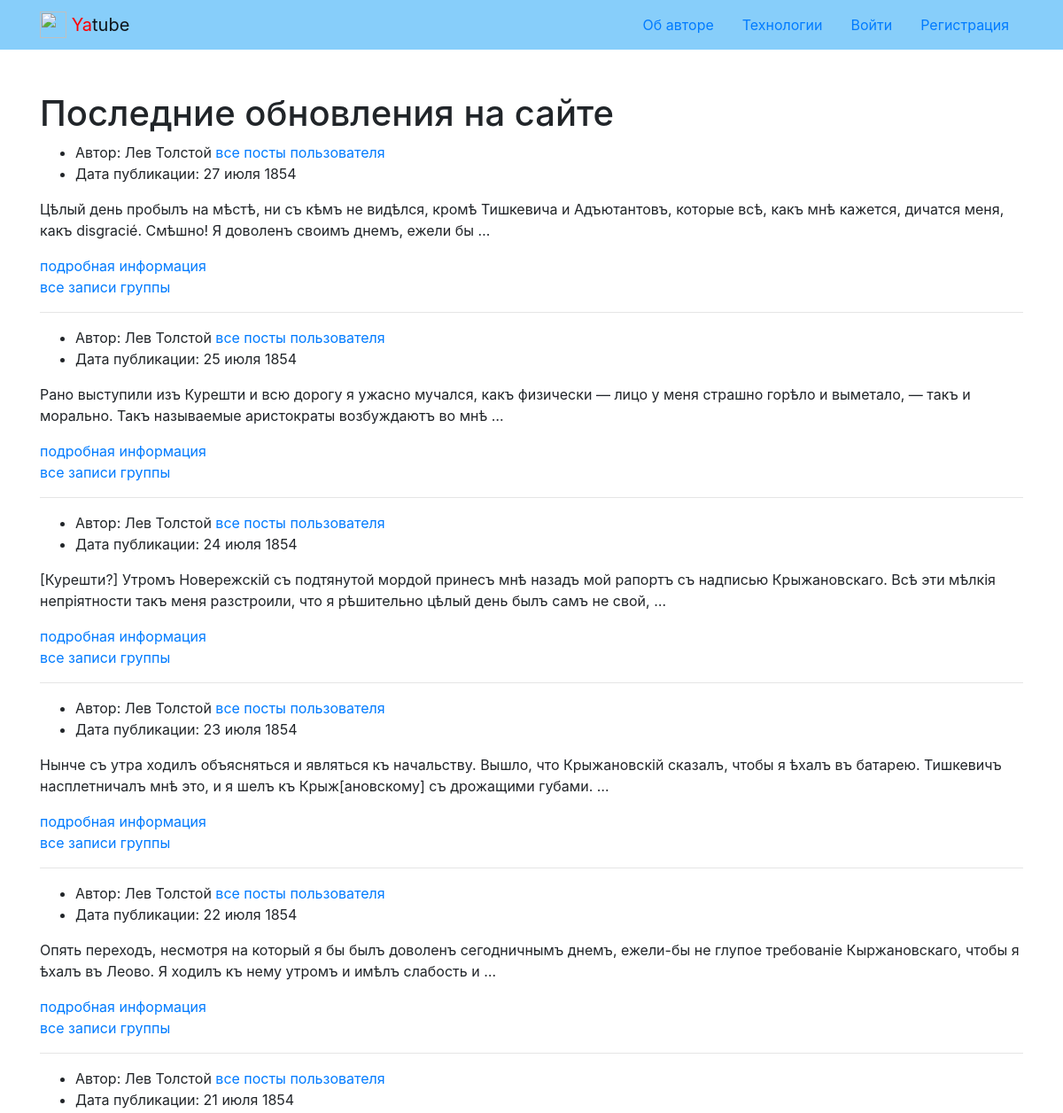
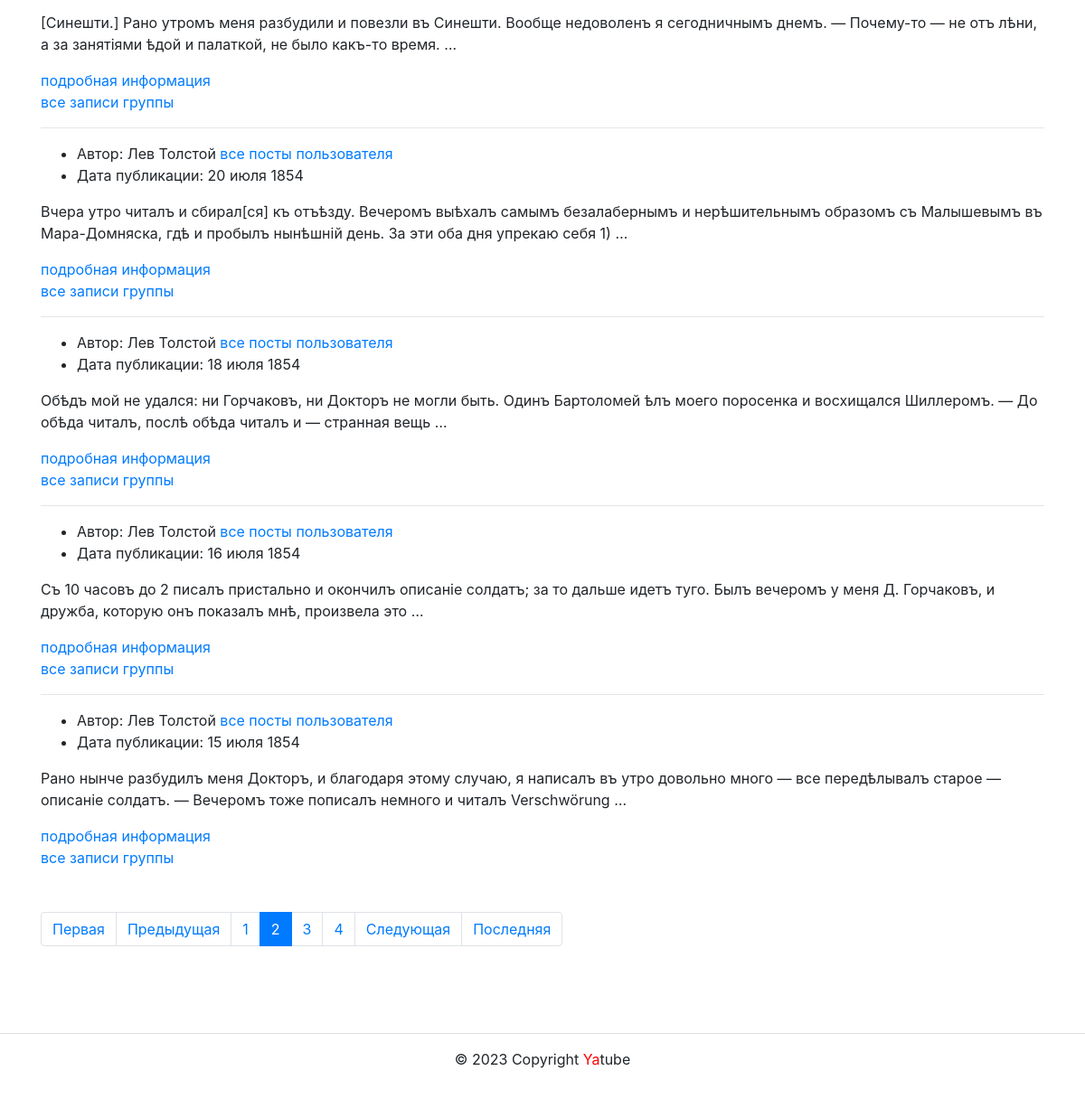
Screenshot of /?page=2 with the database file from the repository (2 pictures, top to bottom).
### posts/models.py (models this page shows, shortened)
class Post(models.Model):
    text = models.TextField(
        verbose_name='Текст поста',
        help_text='Введите текст поста'
    )
    pub_date = models.DateTimeField(
        auto_now_add=True,
        verbose_name='Дата публикации'
    )
    author = models.ForeignKey(
        User,
        on_delete=models.CASCADE,
        related_name='posts',
        verbose_name='Автор'
    )
    group = models.ForeignKey(
        Group,
        blank=True,
        null=True,
        on_delete=models.SET_NULL,
        related_name='posts',
        verbose_name='Группа',
        help_text='Группа, к которой будет относится пост'
    )
    image = models.ImageField(
        'Картинка',
        upload_to='posts/',
        blank=True
    )
    class Meta:
        ordering = ['-pub_date']
        verbose_name = 'Сообщения'
        verbose_name_plural = 'Сообщения'

### posts/views.py (the view)
# urls.py: path('', views.index, name='index'),
def index(request):
    post_list = Post.objects.select_related('author', 'group').all()
    page_obj = paginator(request, post_list)
    context = {
        'page_obj': page_obj
    }
    return render(request, 'posts/index.html', context)

### core/context_processors/year.py (called while the page is built)
def year(request):
    tz = pytz.timezone('Europe/Moscow')
    dt = datetime.now(tz)
    year = dt.year
    return {
        'year': year
    }

### posts/views.py (called while the page is built)
def paginator(request, posts):
    paginator = Paginator(posts, SELECT_LIMIT)
    page_number = request.GET.get('page')
    page_obj = paginator.get_page(page_number)
    return page_obj

### templates/posts/index.html (shortened to what this page needs)
{% extends 'base.html'%}
{% load cache %}
{% block content %}
  <div class="container py-5">
    <h1>Последние обновления на сайте</h1>
    <article>
      {% cache 20 index_page %}
        {% for post in page_obj %}
          {% include 'includes/post.html' %}
          {% if post.group %}
            <a href="{% url 'posts:group_list' post.group.slug %}">все записи группы</a>
          {% endif %}
          {% if not forloop.last %}<hr>{% endif %}
        {% endfor %}
      {% endcache %}
      {% include 'posts/includes/paginator.html' %}
    </article>
  </div>
{% endblock %}

### templates/includes/post.html (shortened to what this page needs)
{% load thumbnail %}
<ul>
  {% if not is_profile %}
    <li>
        Автор: {{ post.author.get_full_name }}
        <a href="{% url 'posts:profile' post.author %}">все посты пользователя</a>
    </li>
    {% endif %}
    <li>
      Дата публикации: {{ post.pub_date|date:"d E Y" }}
    </li>
</ul>
<p>{{ post.text|truncatewords:30 }}</p>
<a href="{% url 'posts:post_detail' post.id %}">подробная информация</a><br>

### rows the page displays
Post: author.get_full_name "Лев Толстой", pub_date "27 июля 1854", text "Цѣлый день пробылъ на мѣстѣ, ни съ кѣмъ не видѣлся, кромѣ Тишкевича и Адъютантовъ, которые всѣ, какъ мнѣ кажется, дичатся меня, какъ disgracié. Смѣшно! Я доволенъ своимъ днемъ, ежели бы …", shows "все записи группы"
Post: author.get_full_name "Лев Толстой", pub_date "25 июля 1854", text "Рано выступили изъ Курешти и всю дорогу я ужасно мучался, какъ физически — лицо у меня страшно горѣло и выметало, — такъ и морально. Такъ называемые аристократы возбуждаютъ во мнѣ …", shows "все записи группы"
Post: author.get_full_name "Лев Толстой", pub_date "24 июля 1854", text "[Курешти?] Утромъ Новережскій съ подтянутой мордой принесъ мнѣ назадъ мой рапортъ съ надписью Крыжановскаго. Всѣ эти мѣлкія непріятности такъ меня разстроили, что я рѣшительно цѣлый день былъ самъ не свой, …", shows "все записи группы"
Post: author.get_full_name "Лев Толстой", pub_date "23 июля 1854", text "Нынче съ утра ходилъ объясняться и являться къ начальству. Вышло, что Крыжановскій сказалъ, чтобы я ѣхалъ въ батарею. Тишкевичъ насплетничалъ мнѣ это, и я шелъ къ Крыж[ановскому] съ дрожащими губами. …", shows "все записи группы"
Post: author.get_full_name "Лев Толстой", pub_date "22 июля 1854", text "Опять переходъ, несмотря на который я бы былъ доволенъ сегодничнымъ днемъ, ежели-бы не глупое требованіе Кыржановскаго, чтобы я ѣхалъ въ Леово. Я ходилъ къ нему утромъ и имѣлъ слабость и …", shows "все записи группы"
Post: author.get_full_name "Лев Толстой", pub_date "21 июля 1854", text "[Синешти.] Рано утромъ меня разбудили и повезли въ Синешти. Вообще недоволенъ я сегодничнымъ днемъ. — Почему-то — не отъ лѣни, а за занятіями ѣдой и палаткой, не было какъ-тο время. …", shows "все записи группы"
Post: author.get_full_name "Лев Толстой", pub_date "20 июля 1854", text "Вчера утро читалъ и сбирал[ся] къ отъѣзду. Вечеромъ выѣхалъ самымъ безалабернымъ и нерѣшительнымъ образомъ съ Малышевымъ въ Мара-Домняска, гдѣ и пробылъ нынѣшній день. За эти оба дня упрекаю себя 1) …", shows "все записи группы"
Post: author.get_full_name "Лев Толстой", pub_date "18 июля 1854", text "Обѣдъ мой не удался: ни Горчаковъ, ни Докторъ не могли быть. Одинъ Бартоломей ѣлъ моего поросенка и восхищался Шиллеромъ. — До обѣда читалъ, послѣ обѣда читалъ и — странная вещь …", shows "все записи группы"
Post: author.get_full_name "Лев Толстой", pub_date "16 июля 1854", text "Съ 10 часовъ до 2 писалъ пристально и окончилъ описаніе солдатъ; за то дальше идетъ туго. Былъ вечеромъ у меня Д. Горчаковъ, и дружба, которую онъ показалъ мнѣ, произвела это …", shows "все записи группы"
Post: author.get_full_name "Лев Толстой", pub_date "15 июля 1854", text "Рано нынче разбудилъ меня Докторъ, и благодаря этому случаю, я написалъ въ утро довольно много — все передѣлывалъ старое — описаніе солдатъ. — Вечеромъ тоже пописалъ немного и читалъ Verschwörung …", shows "все записи группы"

### other values shown
{{ i }} "1" "3" "4"
{{ i }} "2"
